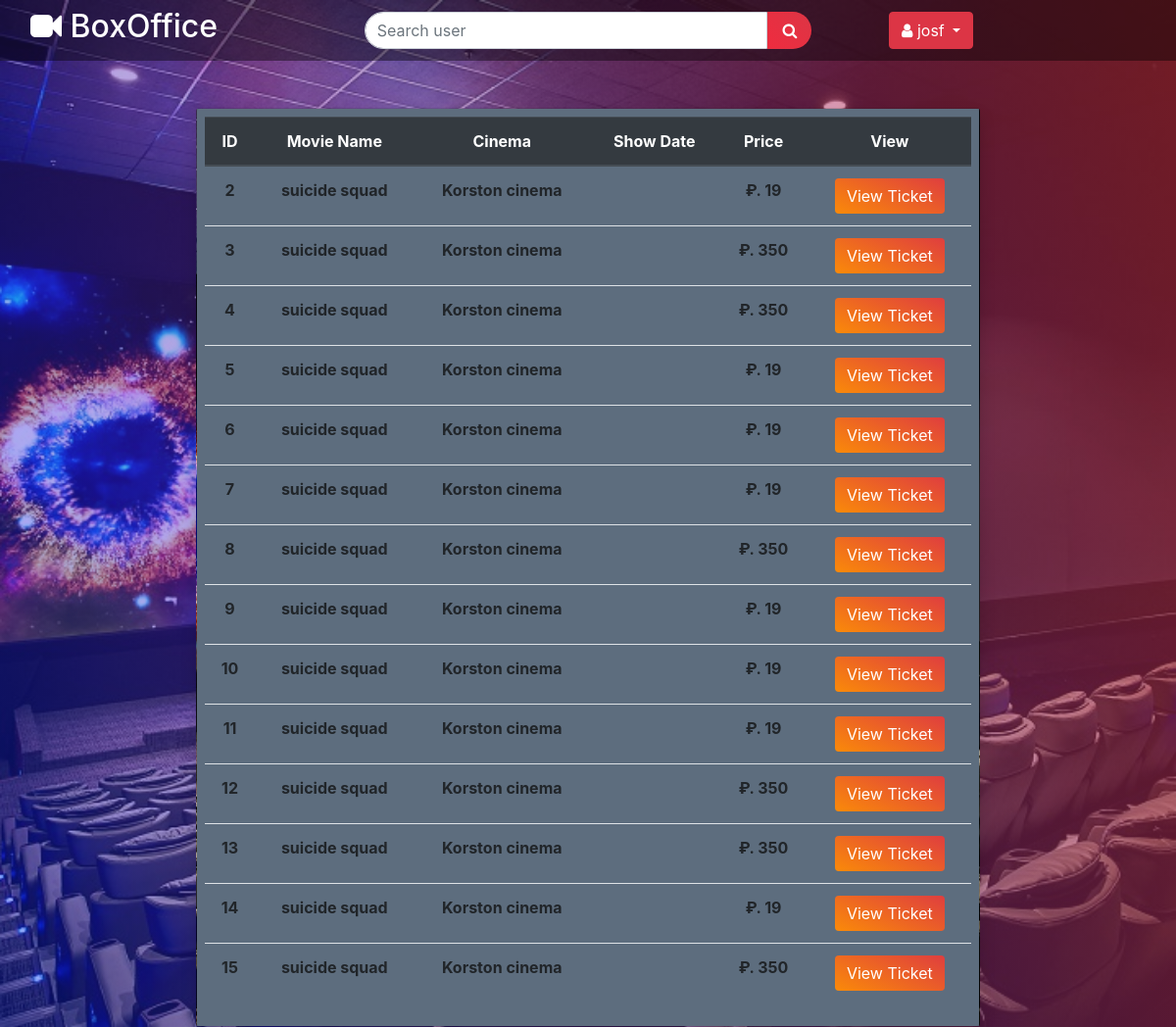
/accounts/bookings (signed in), run on the app's committed database.
### accounts/models.py (models this page shows, shortened)
class Bookings(models.Model):
    user = models.ForeignKey(User, on_delete=models.CASCADE)
    shows = models.ForeignKey(Shows, on_delete=models.CASCADE)
    useat = models.CharField(max_length=100)

class Shows(models.Model):
    shows=models.AutoField(primary_key=True)
    cinema=models.ForeignKey('Cinema',on_delete=models.CASCADE, related_name='cinema_show')
    movie=models.ForeignKey('Movie',on_delete=models.CASCADE, related_name='movie_show')
    time=models.CharField(max_length=100)
    date=models.CharField(max_length=15, default="")
    price=models.IntegerField()

class Movie(models.Model):
    status_choice=(
            ('IN CINEMAS', 'In Cinema'),
            ('COMING SOON', 'Coming Soon'),
        )
    movie=models.AutoField(primary_key=True)
    movie_name=models.CharField(max_length=50)
    movie_trailer=models.CharField(max_length=300, default="null")
    movie_rdate=models.CharField(max_length=20, default="null")
    movie_des=models.TextField()
    status = models.CharField(max_length=100,choices=status_choice, null=True,blank=True)
    movie_rating=models.DecimalField(max_digits=3, decimal_places=1)
    movie_poster=models.ImageField(upload_to='movies/poster', default="movies/poster/not.jpg")
    movie_genre=models.CharField(max_length=50,default="Action | Comedy | Romance")
    movie_duration=models.CharField(max_length=10, default="2hr 45min")

class Cinema(models.Model):
    cinema=models.AutoField(primary_key=True)
    role=models.CharField(max_length=30,default='cinema_manager')
    cinema_name=models.CharField(max_length=50)
    phoneno=models.CharField(max_length=15)
    city=models.CharField(max_length=100)
    address=models.CharField(max_length=100)
    user = models.OneToOneField(User,on_delete=models.CASCADE)

### accounts/views.py (the view)
# urls.py: path('bookings',views.bookings, name='bookings'),
def bookings(request):
    user = request.user
    book = Bookings.objects.filter(user=user.pk)
    return render(request,"bookings.html", {'book':book} )

### templates/bookings.html (shortened to what this page needs)
{% extends 'base0.html' %}
{% load static %}
{% block style %}
<link rel="stylesheet" href="{% static 'styles/bookings.css' %}" >
{% endblock %}
{% block content %}
<div class="container-fluid box">
    <div class="row justify-content-center">
        <div class="col-8 card p-2 shadow mt-5" id="table">
            <table class="table text-center">
                <thead class="thead-dark">
                    <tr>
                        <th scope="col">ID</th>
                        <th scope="col">Movie Name</th>
                        <th scope="col">Cinema</th>
                        <th scope="col">Show Date</th>
                        <th scope="col">Price</th>
                        <th scope="col">View</th>
                    </tr>
                </thead>
                <tbody>
                    {% for b in book %}
                    <tr>
                        <th>{{b.pk}}</th>
                        <th>{{b.shows.movie.movie_name}}</th>
                        <th>{{b.shows.cinema.cinema_name}}</th>
                        <th>{{b.date}}</th>
                        <th>₽. {{b.shows.price}}</th>
                        <th><a class="btn submit" href="/ticket/{{b.pk}}" target="_blank">View Ticket</a></th>
                    </tr>
                    {% endfor %}
                </tbody>
            </table>
        </div>
    </div>
</div>
{% endblock %}

### templates/base0.html (shortened to what this page needs)
{% load static %}
<!doctype html>
<html lang="en">
  <head>
    <link rel="stylesheet" href="https://stackpath.bootstrapcdn.com/font-awesome/4.7.0/css/font-awesome.min.css">
    <link rel="stylesheet" href="https://stackpath.bootstrapcdn.com/bootstrap/4.3.1/css/bootstrap.min.css">
    <link rel="stylesheet" href="{% static 'styles/main.css' %}">
    {% block style %}
      {% endblock %}
</head>
  <body>
    <nav class="navbar sticky-top" style="background-color: #0000006b">
        <div class="col-lg-3 col-md-4 col-8">
            <h2 class="text-white"> <a role="button" href="{% url 'index' %}" style="text-decoration: none; color: white;" ><i class="fa fa-video-camera"></i> BoxOffice</a></h2>
        </div>
        <div class="col-lg-5 col-4 d-none d-md-inline">
                <form class="row" action="#" method="GET">
                    <div class="input-group col-12">
                        <input type="search" name="q" class="form-control search-text" placeholder="Search user">
                        <button type="submit" class="btn search"><i class="fa fa-search" aria-hidden="true"></i></button>
                    </div>
                </form>
        </div>
        {% if user.is_authenticated %}
        <div class="col-lg-3 col-4">
                <div class="dropdown">
                        <button class="btn btn-danger dropdown-toggle" type="button" id="dropdownMenuButton" data-toggle="dropdown" aria-haspopup="true" aria-expanded="false">
                          <i class="fa fa-user" aria-hidden="true"></i> {{user.first_name }}
                        </button>
                </div>
        </div>
        {% endif %}
    </nav>
    {% block content %}
    {% endblock %}
</body>
</html>

### static/styles/bookings.css (style rules this page uses)
body { background: linear-gradient(250deg, #dc354585, #0524ff61), url(../images/bookings.jpg); height: auto; background-position: center; background-repeat: no-repeat; background-size: cover; }
.submit { background-image: linear-gradient(25deg, #fa8a09, #df3e3f); color: white; border: none; }
#table { background: linear-gradient(250deg, #5D6D7E, #5D6D7E), url(../images/bookings.jpg); height: auto; background-position: center; background-repeat: no-repeat; background-size: cover; }

### templates/base0.html (style rules this page uses)
.search-text { border-radius: 30px 0px 0px 30px; }
.search { border-radius: 0px 30px 30px 0px; width: 45px; color: white; background: linear-gradient(45deg, #ef2c3f, #dc3545); }

### data on the page
Bookings: pk "2", shows.movie.movie_name "suicide squad", shows.cinema.cinema_name "Korston cinema", shows.price "19"
Bookings: pk "3", shows.movie.movie_name "suicide squad", shows.cinema.cinema_name "Korston cinema", shows.price "350"
Bookings: pk "4", shows.movie.movie_name "suicide squad", shows.cinema.cinema_name "Korston cinema", shows.price "350"
Bookings: pk "5", shows.movie.movie_name "suicide squad", shows.cinema.cinema_name "Korston cinema", shows.price "19"
Bookings: pk "6", shows.movie.movie_name "suicide squad", shows.cinema.cinema_name "Korston cinema", shows.price "19"
Bookings: pk "7", shows.movie.movie_name "suicide squad", shows.cinema.cinema_name "Korston cinema", shows.price "19"
Bookings: pk "8", shows.movie.movie_name "suicide squad", shows.cinema.cinema_name "Korston cinema", shows.price "350"
Bookings: pk "9", shows.movie.movie_name "suicide squad", shows.cinema.cinema_name "Korston cinema", shows.price "19"
Bookings: pk "10", shows.movie.movie_name "suicide squad", shows.cinema.cinema_name "Korston cinema", shows.price "19"
Bookings: pk "11", shows.movie.movie_name "suicide squad", shows.cinema.cinema_name "Korston cinema", shows.price "19"
Bookings: pk "12", shows.movie.movie_name "suicide squad", shows.cinema.cinema_name "Korston cinema", shows.price "350"
Bookings: pk "13", shows.movie.movie_name "suicide squad", shows.cinema.cinema_name "Korston cinema", shows.price "350"
Bookings: pk "14", shows.movie.movie_name "suicide squad", shows.cinema.cinema_name "Korston cinema", shows.price "19"
Bookings: pk "15", shows.movie.movie_name "suicide squad", shows.cinema.cinema_name "Korston cinema", shows.price "350"

### other printed values
{{ user.first_name }} "josf"
